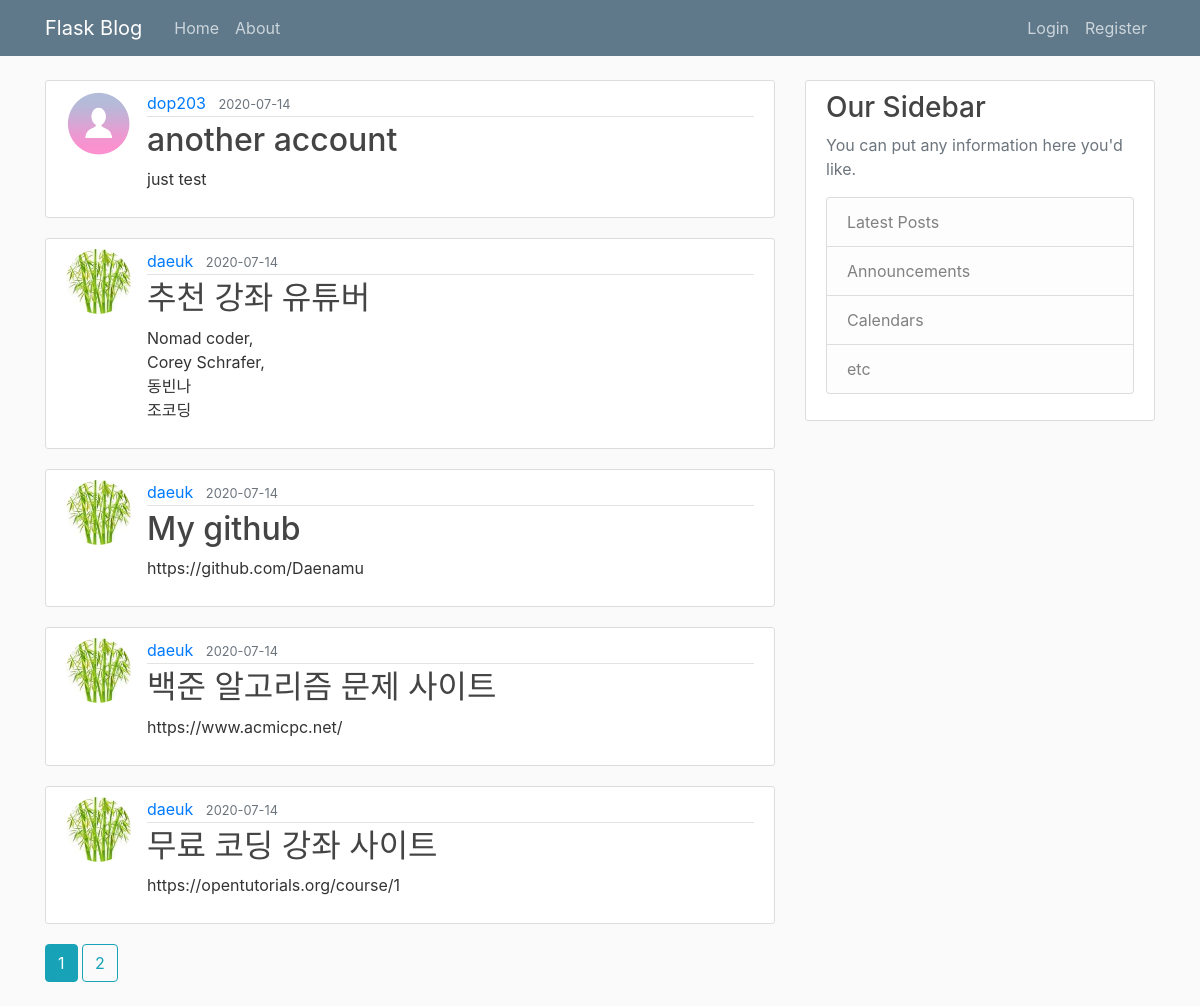
The page /home on the database its author committed.
### flaskblog/models.py (models this page shows, shortened)
class Post(db.Model):
    __table_name__ = 'post'
    id = db.Column(db.Integer, primary_key=True)
    title = db.Column(db.String(100), nullable=False)
    date_posted = db.Column(db.DateTime, nullable=False, default=datetime.utcnow)
    content = db.Column(db.Text, nullable=False)
    user_id = db.Column(db.Integer, db.ForeignKey('user.id'), nullable=False)  # foreignkey 는 테이블 이름을 인자로 받음.

class User(db.Model, UserMixin):
    __table_name__ = 'user'
    id = db.Column(db.Integer, primary_key=True)
    username = db.Column(db.String(20), unique=True, nullable=False)
    email = db.Column(db.String(120), unique=True, nullable=False)
    image_file = db.Column(db.String(20), nullable=False, default='default.jpg')
    password = db.Column(db.String(60), nullable=False)
    posts = db.relationship('Post', backref='author', lazy=True)  # relationship 은  객체 이름을 받음.

### flaskblog/routes.py (the view)
@app.route('/')
@app.route('/home')
def home():
    page = request.args.get('page', 1, type=int)
    posts = Post.query.order_by(Post.date_posted.desc()).paginate(per_page=5, page=page)
    return render_template("home.html", posts=posts)

### flaskblog/templates/home.html
{% extends "layout.html" %}
{% block content %}
    {% for post in posts.items %}
        <article class="media content-section">
            <img class="rounded-circle article-img" src="{{ url_for('static', filename='profile_pics/' + post.author.image_file) }}" >
            <div class="media-body">
                <div class="article-metadata">
                    <a class="mr-2" href="#">{{ post.author.username }}</a>
                    <small class="text-muted">{{ post.date_posted.strftime('%Y-%m-%d') }}</small>
                </div>
                <h2><a class="article-title" href="{{ url_for('post', post_id=post.id) }}">{{ post.title }}</a></h2>
                <p class="article-content">{{ post.content }}</p>
            </div>
        </article>
    {% endfor %}
    {% for page_num in posts.iter_pages(left_edge=1, right_edge=1, left_current=1, right_current=2) %}
        {% if page_num %}
            {% if posts.page == page_num %}
                <a class="btn btn-info mb-4" href="{{ url_for('home', page=page_num) }}">{{ page_num }}</a>
            {% else %}
                <a class="btn btn-outline-info mb-4" href="{{ url_for('home', page=page_num) }}">{{ page_num }}</a>
            {% endif %}
        {% else %}
            ...
        {% endif %}
    {% endfor %}
{% endblock content %}

### flaskblog/templates/layout.html (shortened to what this page needs)
<!DOCTYPE html>
<html>
    <head>
        <link rel="stylesheet" href="https://stackpath.bootstrapcdn.com/bootstrap/4.5.0/css/bootstrap.min.css">
        <link rel="stylesheet" type="text/css" href="{{ url_for('static', filename='main.css') }}">
    </head>
    <body>
        <header class="site-header">
          <nav class="navbar navbar-expand-md navbar-dark bg-steel fixed-top">
            <div class="container">
              <a class="navbar-brand mr-4" href="{{ url_for('home') }}">Flask Blog</a>
              <div class="collapse navbar-collapse" id="navbarToggle">
                <div class="navbar-nav mr-auto">
                  <a class="nav-item nav-link" href="{{ url_for('home') }}">Home</a>
                  <a class="nav-item nav-link" href="{{ url_for('about') }}">About</a>
                </div>
                <div class="navbar-nav">
                    {% if current_user.is_authenticated %}
                        <a class="nav-item nav-link" href="{{ url_for('new_post') }}">New Post</a>
                        <a class="nav-item nav-link" href="{{ url_for('account') }}">Account</a>
                        <a class="nav-item nav-link" href="{{ url_for('logout') }}">Logout</a>
                    {% else %}
                        <a class="nav-item nav-link" href="{{ url_for('login') }}">Login</a>
                        <a class="nav-item nav-link" href="{{ url_for('register') }}">Register</a>
                    {% endif %}
                </div>
              </div>
            </div>
          </nav>
        </header>
        <main role="main" class="container">
          <div class="row">
            <div class="col-md-8">
                {% block content %}{% endblock %}
            </div>
            <div class="col-md-4">
              <div class="content-section">
                <h3>Our Sidebar</h3>
                <p class='text-muted'>You can put any information here you'd like.
                  <ul class="list-group">
                    <li class="list-group-item list-group-item-light">Latest Posts</li>
                    <li class="list-group-item list-group-item-light">Announcements</li>
                    <li class="list-group-item list-group-item-light">Calendars</li>
                    <li class="list-group-item list-group-item-light">etc</li>
                  </ul>
                </p>
              </div>
            </div>
          </div>
        </main>
    </body>
</html>

### flaskblog/static/main.css (style rules this page uses)
body { background: #fafafa; color: #333333; margin-top: 5rem; }
h1, h2, h3, h4, h5, h6 { color: #444444; }
.bg-steel { background-color: #5f788a; }
.site-header .navbar-nav .nav-link { color: #cbd5db; }
.content-section { background: #ffffff; padding: 10px 20px; border: 1px solid #dddddd; border-radius: 3px; margin-bottom: 20px; }
.article-title { color: #444444; }
.article-content { white-space: pre-line; }
.article-img { height: 65px; width: 65px; margin-right: 16px; }
.article-metadata { padding-bottom: 1px; margin-bottom: 4px; border-bottom: 1px solid #e3e3e3 }

### rows shown on the page
Post: image_file (placeholder picture), author.username "dop203", date_posted "2020-07-14", title "another account", content "just test"
Post: image_file (picture), author.username "daeuk", date_posted "2020-07-14", title "추천 강좌 유튜버", content "Nomad coder, Corey Schrafer, 동빈나 조코딩"
Post: image_file (picture), author.username "daeuk", date_posted "2020-07-14", title "My github", content "https://github.com/Daenamu"
Post: image_file (picture), author.username "daeuk", date_posted "2020-07-14", title "백준 알고리즘 문제 사이트", content "https://www.acmicpc.net/"
Post: image_file (picture), author.username "daeuk", date_posted "2020-07-14", title "무료 코딩 강좌 사이트", content "https://opentutorials.org/course/1"

### other values the page prints
{{ page_num }} "1"
{{ page_num }} "2"
